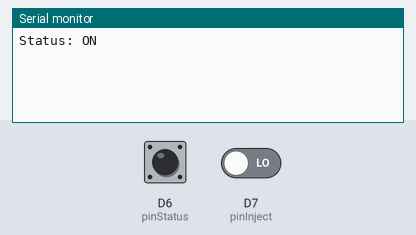
Bench run of a sketch on a simulated ESP8266 (NodeMCU). Parts: the last lines printed to the serial monitor. The inputs (shaded band) are chosen by the test bench; at power-on: D7 (pinInject) LOW, D6 (pinStatus) LOW. Storage starts empty; random numbers use the default seed unless the sketch sets one.

Above: at 1.2 s.
1.3 s: D7 (pinInject) driven HIGH
At 1.8 s:
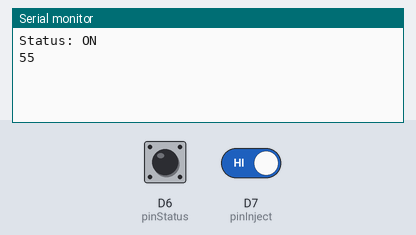
2.8 s: D6 (pinStatus) pulsed HIGH 2 times (0.12 s each, 0.3 s apart)
At 4.7 s:
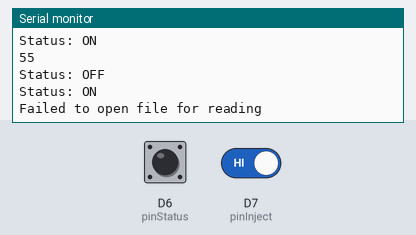

Measured:
- after the input at 1.3 s, the serial monitor: prints a new line at once (image 1)
- after the input at 2.8 s, the serial monitor: prints a new line after 0.12 s (image 2)

The sketch:

save_FS.ino
```cpp
#include <FS.h>

#define  pinInject D7
#define  pinStatus D6

bool status = true;
bool print = false;
int staInj = 0;
int laststateInject = 0, laststateStatus = 0;
unsigned long cycleTime;
int stateInject = 0, stateStatus = 0;
int i = 0;
int array[] = {60, 50, 55, 75, 70};
int random_index;

void setup() {
  Serial.begin(115200);
  SPIFFS.begin();

  pinMode(pinInject, INPUT);
  pinMode(pinStatus, INPUT);
  Serial.println("Status: ON");
}

void writefile(){
  // Write to file if `status` is false
  File file = SPIFFS.open("/file.txt", "a");
  if (!file) {
    Serial.println("Failed to open file for writing");
    return;
  }
  // Write cycletime data to file
  String line = "{\"shoot\":\"";
  line += i;
  line += "\",\"cycletime\":\"";
  line += cycleTime;
  line += "\"}";
  file.println(line);

  // API required: {"action":"shoot","id":"10000000","cycletime":00,"ip":"192.168.1.1"}
  // Node-RED need "inj":1

  // Close file
  file.close();
}

void readfile(){
  // Open the file for reading
  File file = SPIFFS.open("/file.txt", "r");
  if (!file) {
    Serial.println("Failed to open file for reading");
    return;
  }
  // Read the file contents
  while (file.available()) {
    String line = file.readStringUntil('\n');
    Serial.println(line);
    delay(100);
  }
  // Close the file
  file.close();
  SPIFFS.remove("/file.txt");
}

void statusact(){
  stateStatus = digitalRead(pinStatus);

  if (stateStatus != laststateStatus && stateStatus == LOW) {
    status = !status;
    // Serial.println(status);
    if (status == 1){
      Serial.println("Status: ON");
      readfile();
      i = 0;
    } else {
      Serial.println("Status: OFF");
    }
  }

  laststateStatus = stateStatus;
  delay(50);
}

void injectact(){
  stateInject = digitalRead(pinInject);
  if (stateInject != laststateInject) {
    if (stateInject == LOW) {
      // Serial.println("Button released");
      // print = true;
    } else {
      // Serial.println("Button pressed");
      random_index = random(0, 5);
      cycleTime = array[random_index];
      if (status == true){
        print = true;
      } else {
        i++;
        writefile();
      }
    }
  }
  laststateInject = stateInject;
}

void loop() {
  statusact();
  injectact();
  if (print == true){
    Serial.println(cycleTime);
    cycleTime = 0;
    print = false;
  }
}
```
